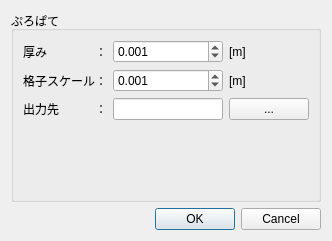
<?xml version="1.0" encoding="UTF-8"?>
<ui version="4.0">
 <class>ExportDialog</class>
 <widget class="QDialog" name="ExportDialog">
  <property name="geometry">
   <rect>
    <x>0</x>
    <y>0</y>
    <width>332</width>
    <height>241</height>
   </rect>
  </property>
  <property name="windowTitle">
   <string>Dialog</string>
  </property>
  <layout class="QGridLayout" name="gridLayout">
   <item row="0" column="0" rowspan="2">
    <widget class="QGroupBox" name="groupBox_2">
     <property name="title">
      <string>ぷろぱて</string>
     </property>
     <layout class="QGridLayout" name="gridLayout_2">
      <item row="0" column="2">
       <widget class="QLabel" name="label_2">
        <property name="text">
         <string>[m]</string>
        </property>
       </widget>
      </item>
      <item row="2" column="1">
       <widget class="QLineEdit" name="ExportPath">
        <property name="frame">
         <bool>true</bool>
        </property>
        <property name="readOnly">
         <bool>false</bool>
        </property>
       </widget>
      </item>
      <item row="2" column="0">
       <widget class="QLabel" name="label_3">
        <property name="text">
         <string>出力先　　　：</string>
        </property>
       </widget>
      </item>
      <item row="0" column="0">
       <widget class="QLabel" name="label">
        <property name="text">
         <string>厚み　　　　：</string>
        </property>
       </widget>
      </item>
      <item row="2" column="2">
       <widget class="QPushButton" name="ChangeDirectory">
        <property name="text">
         <string>...</string>
        </property>
       </widget>
      </item>
      <item row="0" column="1">
       <widget class="QDoubleSpinBox" name="Width">
        <property name="decimals">
         <number>3</number>
        </property>
        <property name="maximum">
         <double>1000000.000000000000000</double>
        </property>
        <property name="singleStep">
         <double>0.001000000000000</double>
        </property>
        <property name="value">
         <double>0.001000000000000</double>
        </property>
       </widget>
      </item>
      <item row="4" column="0" colspan="3">
       <spacer name="verticalSpacer">
        <property name="orientation">
         <enum>Qt::Vertical</enum>
        </property>
        <property name="sizeHint" stdset="0">
         <size>
          <width>20</width>
          <height>40</height>
         </size>
        </property>
       </spacer>
      </item>
      <item row="1" column="0">
       <widget class="QLabel" name="label_4">
        <property name="text">
         <string>格子スケール：</string>
        </property>
       </widget>
      </item>
      <item row="1" column="1">
       <widget class="QDoubleSpinBox" name="Scale">
        <property name="decimals">
         <number>3</number>
        </property>
        <property name="maximum">
         <double>1000000.000000000000000</double>
        </property>
        <property name="singleStep">
         <double>0.001000000000000</double>
        </property>
        <property name="value">
         <double>0.001000000000000</double>
        </property>
       </widget>
      </item>
      <item row="1" column="2">
       <widget class="QLabel" name="label_5">
        <property name="text">
         <string>[m]</string>
        </property>
       </widget>
      </item>
     </layout>
    </widget>
   </item>
   <item row="2" column="0">
    <widget class="QDialogButtonBox" name="buttonBox">
     <property name="orientation">
      <enum>Qt::Horizontal</enum>
     </property>
     <property name="standardButtons">
      <set>QDialogButtonBox::Cancel|QDialogButtonBox::Ok</set>
     </property>
    </widget>
   </item>
  </layout>
 </widget>
 <resources/>
 <connections>
  <connection>
   <sender>buttonBox</sender>
   <signal>rejected()</signal>
   <receiver>ExportDialog</receiver>
   <slot>reject()</slot>
   <hints>
    <hint type="sourcelabel">
     <x>173</x>
     <y>171</y>
    </hint>
    <hint type="destinationlabel">
     <x>260</x>
     <y>144</y>
    </hint>
   </hints>
  </connection>
  <connection>
   <sender>buttonBox</sender>
   <signal>accepted()</signal>
   <receiver>ExportDialog</receiver>
   <slot>AcceptDialog()</slot>
   <hints>
    <hint type="sourcelabel">
     <x>134</x>
     <y>186</y>
    </hint>
    <hint type="destinationlabel">
     <x>219</x>
     <y>114</y>
    </hint>
   </hints>
  </connection>
  <connection>
   <sender>ChangeDirectory</sender>
   <signal>clicked()</signal>
   <receiver>ExportDialog</receiver>
   <slot>ChangeDirctory()</slot>
   <hints>
    <hint type="sourcelabel">
     <x>258</x>
     <y>86</y>
    </hint>
    <hint type="destinationlabel">
     <x>295</x>
     <y>87</y>
    </hint>
   </hints>
  </connection>
 </connections>
 <slots>
  <slot>AcceptDialog()</slot>
  <slot>ChangeDirctory()</slot>
 </slots>
</ui>
